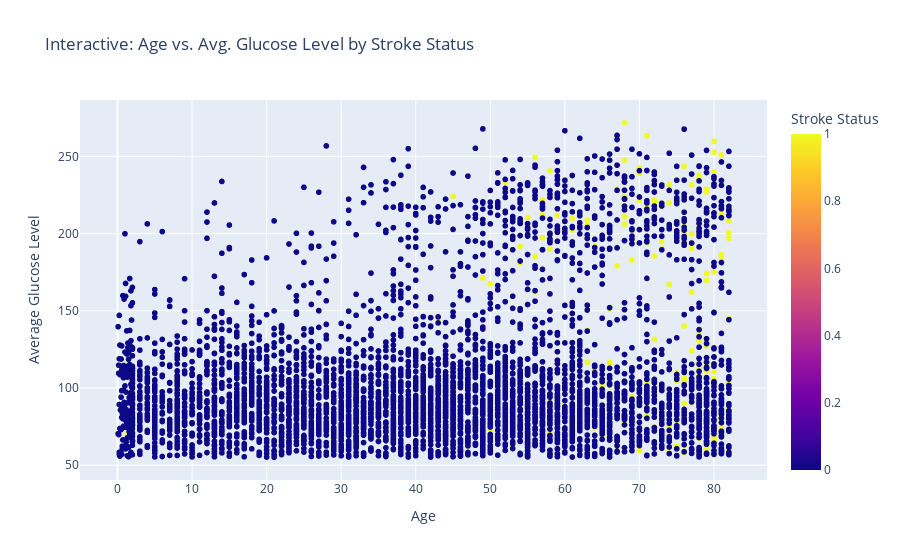

Notebook code for this chart:
### Code cell
fig_scatter_plotly = px.scatter(df,
                                x='age',
                                y='avg_glucose_level',
                                color='stroke',
                                color_discrete_map={0: 'blue', 1: 'red'},
                                title='Interactive: Age vs. Avg. Glucose Level by Stroke Status',
                                labels={'age': 'Age', 'avg_glucose_level': 'Average Glucose Level', 'stroke': 'Stroke Status'},
                                hover_data=['bmi', 'gender', 'smoking_status']) # Add more info on hover

fig_scatter_plotly.update_layout(legend_title_text='Stroke Status')
fig_scatter_plotly.show()

### Figure 1 — Plotly figure (JSON) as saved in the notebook; plotly's stock layout.template omitted (floating-point values rounded to 4 significant figures; data arrays with more than 128 entries replaced by an {"elided": "..."} marker saying what was removed)
{"data": [{"customdata": {"elided": "5109x3 mixed values"}, "hovertemplate": "Age=%{x}<br>Average Glucose Level=%{y}<br>bmi=%{customdata[0]}<br>gender=%{customdata[1]}<br>smoking_status=%{customdata[2]}<br>Stroke Status=%{marker.color}<extra></extra>", "legendgroup": "", "marker": {"color": {"elided": "5109 int values"}, "coloraxis": "coloraxis", "symbol": "circle"}, "mode": "markers", "name": "", "showlegend": false, "type": "scattergl", "x": {"elided": "5109 float values"}, "xaxis": "x", "y": {"elided": "5109 float values"}, "yaxis": "y"}], "layout": {"coloraxis": {"colorbar": {"title": {"text": "Stroke Status"}}, "colorscale": [[0, "#0d0887"], [0.1111, "#46039f"], [0.2222, "#7201a8"], [0.3333, "#9c179e"], [0.4444, "#bd3786"], [0.5556, "#d8576b"], [0.6667, "#ed7953"], [0.7778, "#fb9f3a"], [0.8889, "#fdca26"], [1, "#f0f921"]]}, "legend": {"title": {"text": "Stroke Status"}, "tracegroupgap": 0}, "title": {"text": "Interactive: Age vs. Avg. Glucose Level by Stroke Status"}, "xaxis": {"anchor": "y", "domain": [0, 1], "title": {"text": "Age"}}, "yaxis": {"anchor": "x", "domain": [0, 1], "title": {"text": "Average Glucose Level"}}}}
